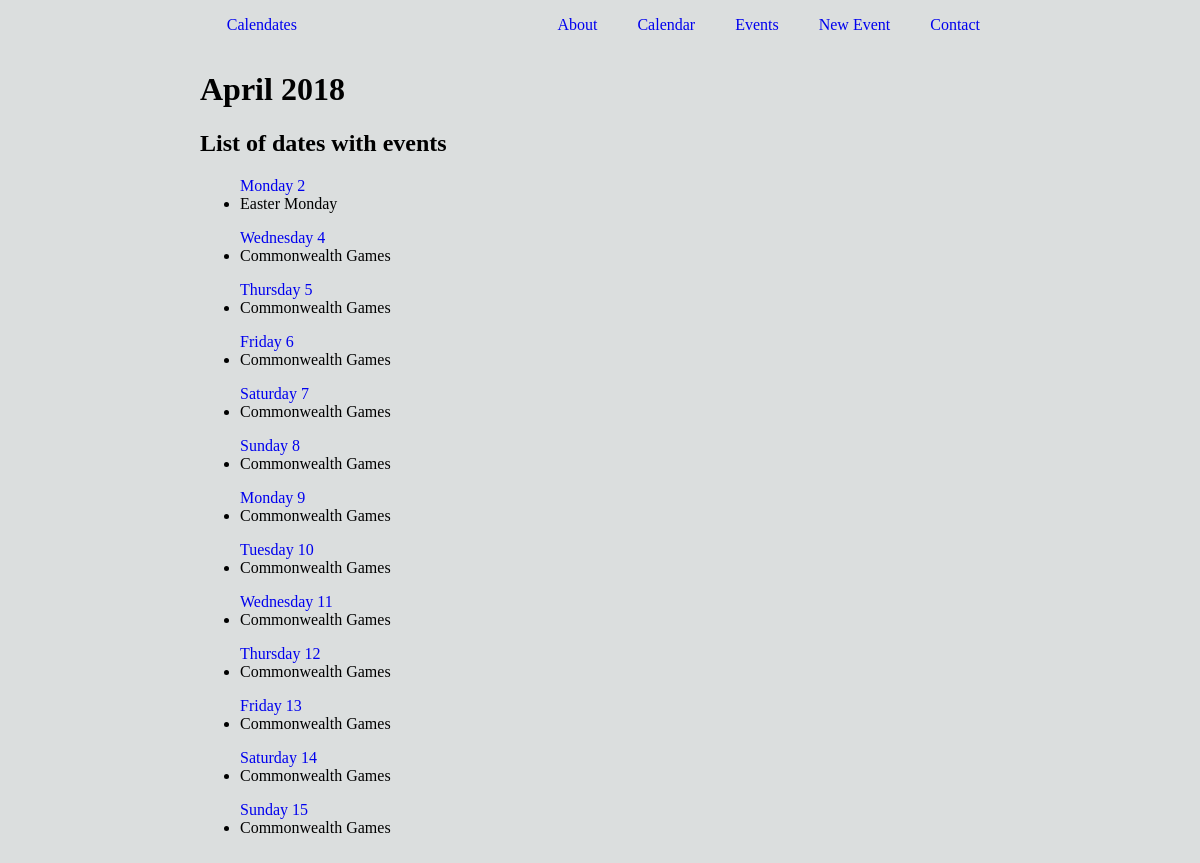
Screenshot of /calendates/2018/4/ with the database file from the repository.
### database_setup.py (models this page shows, shortened)
class Date(db.Model):
	__tablename__ = 'date'
	id = db.Column(db.Integer, primary_key=True)
	year = db.Column(db.Integer) #?? nullable since some events may not know exact date yet
	month = db.Column(db.Integer)
	month_name = db.Column(db.String(9))
	date = db.Column(db.Integer)
	day = db.Column(db.String(8))

class Event(db.Model):
	__tablename__ = 'event'
	id = db.Column(db.Integer, primary_key=True)
	name = db.Column(db.String(100), nullable=False)
	description = db.Column(db.String(1000))
	country = db.Column(db.String(50))
	city = db.Column(db.String(50))
	locality = db.Column(db.String(50))
	dates = db.relationship('Date', secondary=events_dates, order_by=Date.id, lazy='subquery', backref=db.backref('events'))

### project.py (the view)
@app.route('/calendates/<int:year>/<int:month>/', methods=['GET'])
def month(year, month):
	monthobj = Date.query.filter_by(month = month).first()
	dates = Date.query.join(Event.dates).filter_by(year=year, month=month).all()
	return render_template('month.html', year=year, monthobj=monthobj, dates=dates)

### templates/month.html (shortened to what this page needs)
{% extends "layout.html" %}
{% block head %}
	{{ super() }}
{% endblock %}
{% block heading %}{{monthobj.month_name}} {{year}}{% endblock %}
{% block main %}
	<h2>List of dates with events</h2>
	{% for date in dates %}
	<ul><a href="{{url_for('date', year=year, month=monthobj.month, date=date.date)}}">{{date.day}} {{date.date}}</a>
		{% for event in date.events %}
		<li>{{event.name}}</li>
		{% endfor %}
	</ul>
	{% endfor %}
{% endblock %}

### static/style.css (style rules this page uses)
html, body { margin: 0; padding: 0; background-color: #DBDEDE; }
a { text-decoration: none; }

### rows the page displays
Date: month_name "April"
Date: day "Monday", date "2"
Event: name "Easter Monday"
Date: day "Wednesday", date "4"
Event: name "Commonwealth Games"
Date: day "Thursday", date "5"
Date: day "Friday", date "6"
Date: day "Saturday", date "7"
Date: day "Sunday", date "8"
Date: day "Monday", date "9"
Date: day "Tuesday", date "10"
Date: day "Wednesday", date "11"
Date: day "Thursday", date "12"
Date: day "Friday", date "13"
Date: day "Saturday", date "14"
Date: day "Sunday", date "15"

### other values shown
{{ year }} "2018"
